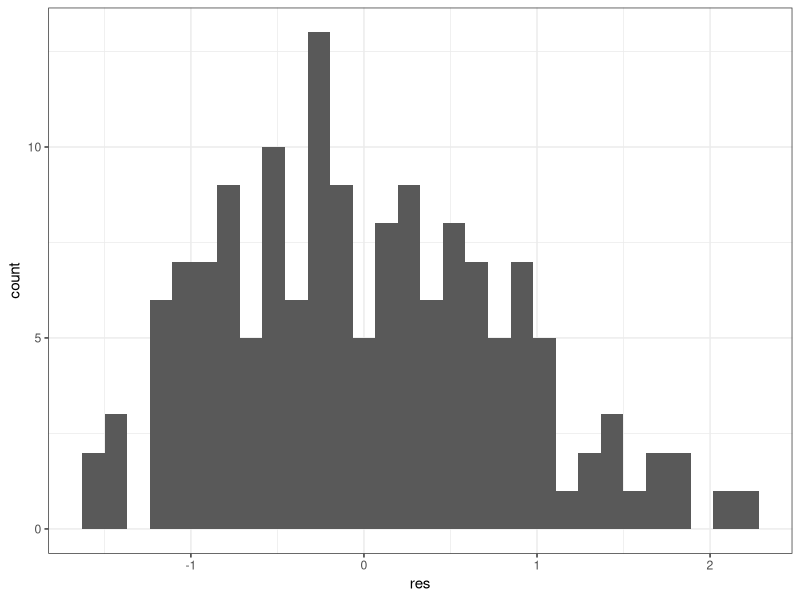
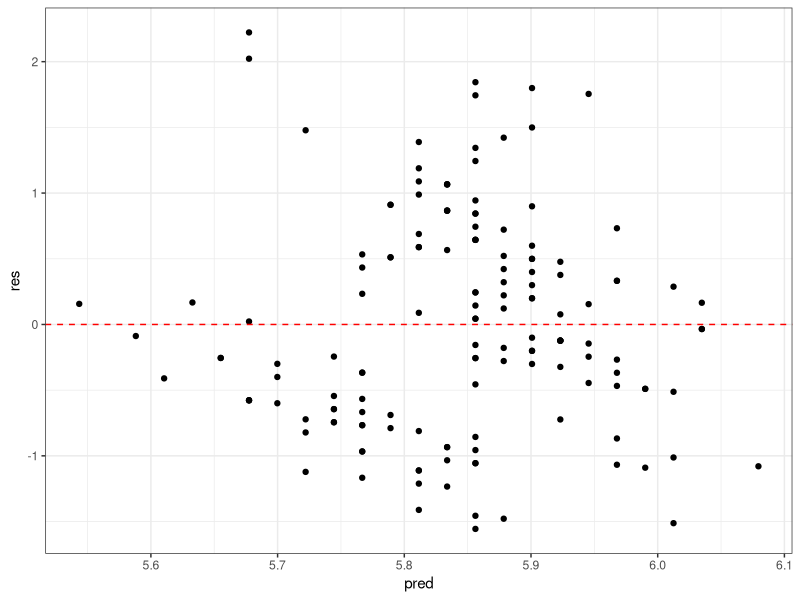
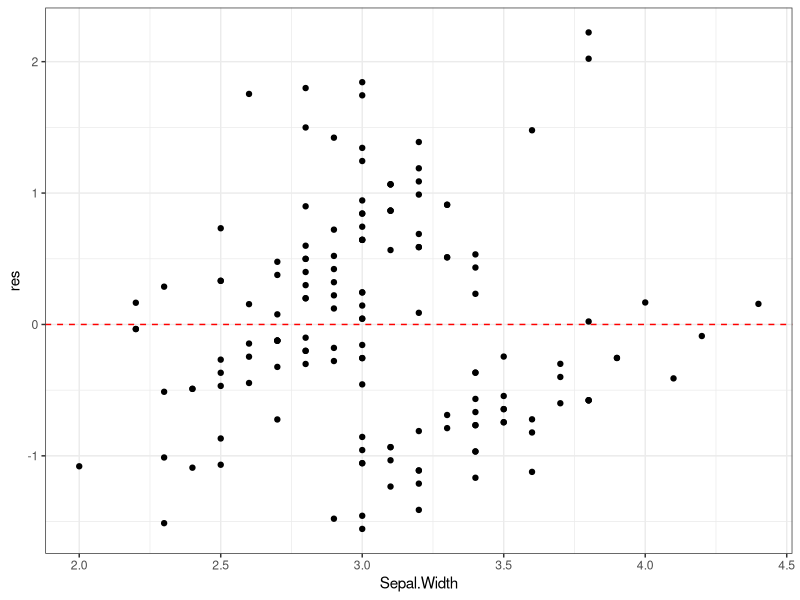

R code for these plots, in order:
# Simple linear regression
# 23 July 2026


# Packages ---------------------------------------------------------------

library(ggplot2)
library(dplyr)


# Data -------------------------------------------------------------------

dat <- iris


# Data exploration -------------------------------------------------------

skimr::skim(dat)


# Run linear regression --------------------------------------------------

lr <- lm(Sepal.Length ~ Sepal.Width, data = dat)


# Assumptions cehecking --------------------------------------------------

# Get fitted and residual values
dat$pred <- fitted.values(lr)
dat$res <- resid(lr)

# 1) Normality
ggplot(dat, aes(res)) +
    geom_histogram() +
    theme_bw()

# 2) Overall linearity
# 3) Equal variance
ggplot(dat, aes(pred, res)) +
  geom_point() +
  geom_hline(yintercept = 0, linetype = 2, colour = "red") +
  theme_bw()

# 4) Linearity of cont IVs 
ggplot(dat, aes(Sepal.Width, res)) +
  geom_point() +
  geom_hline(yintercept = 0, linetype = 2, colour = "red") +
  theme_bw()


# Model fit ---------------------------------------------------------------

# Adjusted R^2
summary(lr)
# The model explain 0.7% of the variance of the outcome


# Final model -------------------------------------------------------------

summary(lr)
confint(lr)
